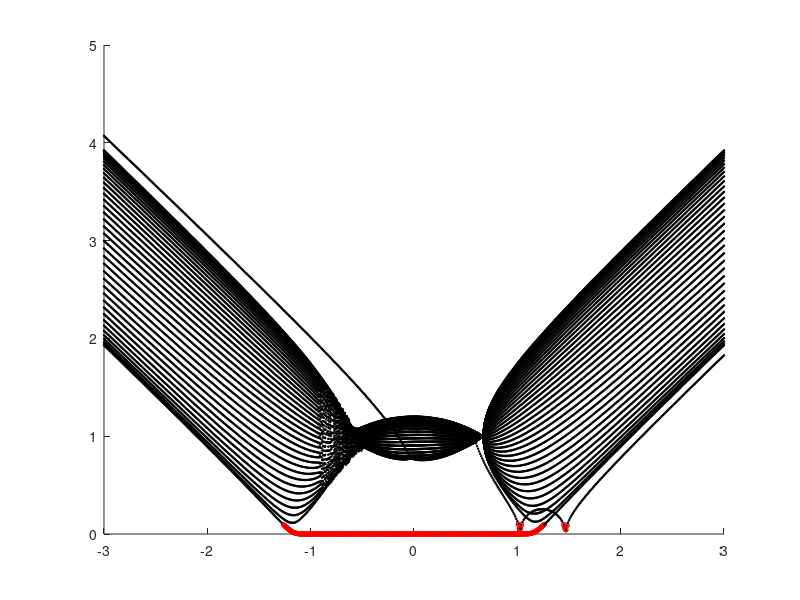

Recreate this plot in MATLAB.
L=40;t2=1;gamma=4/3;t1_range=-3:0.01:3;
points=length(t1_range);
molE=cell(points,1);
disturb=0.8;
for i=1:points
    t1=t1_range(i);
    H=zeros(2*L,2*L);
for n=1:L
    if n>1
        H(2*n-1,2*n-2)=t2;
        H(2*n-1,2*n)=t1+gamma/2;
        H(2*n,2*n-1)=t1-gamma/2;
    end
        H(1,2)=(t1-disturb)+gamma/2;
        H(2,1)=(t1-disturb)-gamma/2;
        if n<L
            H(2*n,2*n+1)=t2;
        end
end
molE{i}=eig(H);
end
% 就改一改H的写法，没区别

figure;
hold on;
for k=1:points
    t1=t1_range(k);
    E_p=molE{k};
    scatter(t1*ones(size(E_p)),abs(E_p),1,'k');
    zero_modes=E_p(abs(E_p)<0.1);
    scatter(t1*ones(size(zero_modes)),abs(zero_modes),10,'r');
end
hold off;
